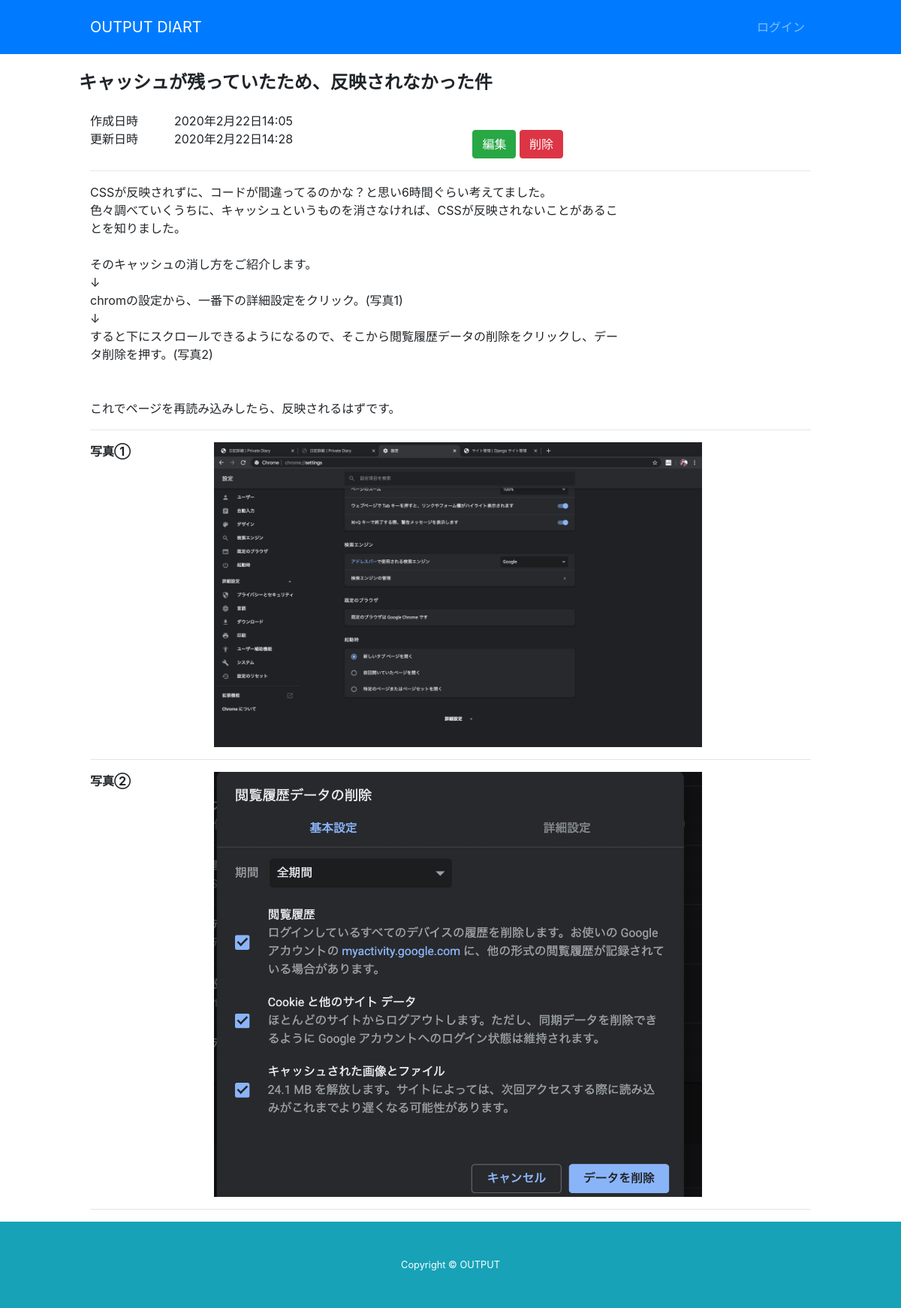
Page /diary-detail/18/ on the committed database.
### journal/models.py (models this page shows, shortened)
class Journal(models.Model):
    user = models.ForeignKey(CustomUser, verbose_name='ユーザー', on_delete=models.PROTECT)
    title = models.CharField(verbose_name='タイトル', max_length=40)
    content = models.TextField(verbose_name='本文', blank=True, null=True)
    photo1 = models.ImageField(verbose_name='写真1', blank=True, null=True)
    photo2 = models.ImageField(verbose_name='写真2', blank=True, null=True)
    photo3 = models.ImageField(verbose_name='写真3', blank=True, null=True)
    created_at = models.DateTimeField(verbose_name='作成日時', auto_now_add=True)
    updated_at = models.DateTimeField(verbose_name='更新日時', auto_now=True)
    class Meta:
        verbose_name_plural = 'Journal'

### journal/views.py (the view)
# urls.py: path('diary-detail/<int:pk>/', views.JournalDetailView.as_view(), name="diary_detail"),
class JournalDetailView(generic.DetailView):
    model = Journal
    template_name = 'diary_detail.html'

### journal/templates/diary_detail.html (shortened to what this page needs)
{% extends 'base.html' %}
{% load static %}
{% block contents %}
<div class="container">
    <div class="div-style w-100">
        <div class="row">
            <h4><strong>{{ object.title }}</strong></h4>
        </div>
        <div class="row">
            <div class="col-6">
                作成日時&emsp;&emsp;&emsp;{{ object.created_at }}
            </div>
        </div>
        <div class="row">
            <div class="col-md-4 col-md-offset-1">
                更新日時&emsp;&emsp;&emsp;{{ object.updated_at }}
            </div>
            <div class='col-md-4 col-md-offset-2 text-right'>
                <a class="btn btn-success " href="{% url 'journal:diary_update' object.pk %}">編集</a>
                <a class="btn btn-danger " href="{% url 'journal:diary_delete' object.pk %}">削除</a>
            </div>
        </div>
        <hr>
        <div class="row">
            <div class="col-9">
                {{ object.content|linebreaksbr }}
            </div>
        </div>
        <hr>
        <div class="row">
            <div class="col-2">
                {% if object.photo1 %}
                <strong>写真①</strong>
            </div>
            <div class="col-3">
                    <img src="{{ object.photo1.url }}" width="650" height="auto"/>
                {% endif %}
            </div>
        </div>
        <hr>
        <div class="row">
            <div class="col-2">
                {% if object.photo2 %}
                <strong>写真②</strong>
            </div>
            <div class="col-3">
                    <img src="{{ object.photo2.url }}" width="650" height="auto"/>
                {% endif %}
            </div>
        </div>
        <hr>
    </div>
</div>
{% endblock %}

### journal/templates/base.html (shortened to what this page needs)
{% load static %}
<html lang="ja">
  <head>
    <link href="{% static 'vendor/bootstrap/css/bootstrap.min.css' %}" rel="stylesheet">
    <link rel="stylesheet" href="{% static 'css/journal_list.css' %}">
  </head>
  <body>
	<div id="wrapper">
        <nav class="navbar navbar-expand-lg navbar-dark bg-primary fixed-top">
          <div class="container">
            <a class="navbar-brand" href="{% url 'journal:diary_list' %}">OUTPUT DIART</a>
            <ul class="navbar-nav ml-auto">
              {% if user.is_authenticated %}
                <li class="nav-item">
                    <a class="nav-link" href="{% url 'account_logout' %}">ログアウト</a>
                </li>
              {% else %}
                <li class="nav-item {% block active_login %}{% endblock %}">
                    <a class="nav-link" href="{% url 'account_login' %}">ログイン</a>
                </li>
              {% endif %}
            </ul>
          </div>
        </nav>
        {% block contents%}{% endblock %}
        <footer class="py-5 bg-info">
          <div class="container">
            <p class="m-0 text-center text-white small">Copyright &copy; OUTPUT</p>
          </div>
        </footer>
  	</div>
  </body>
</html>

### static/css/journal_list.css (style rules this page uses)
body, #wrapper { display: flex; flex-direction: column; min-height: 100vh; }
footer { margin-top: auto; }
.div-style { margin-top: 6rem; }
li { margin: 0.5em 0; }
.container { padding: 0 8px; }
@media (min-width: 1024px) { .container { padding: 0 32px; box-sizing: border-box; width: 1024px; margin: 0 auto; } }

### rows in the picture
Journal: title "キャッシュが残っていたため、反映されなかった件", created_at "2020年2月22日14:05", updated_at "2020年2月22日14:28", content "CSSが反映されずに、コードが間違ってるのかな？と思い6時間ぐらい考えてました。 色々調べていくうちに、キャッシュというものを消さなければ、CSSが反映されないことがあることを知りました。 そのキャッシュの消し方をご紹介します。 ↓ chromの設定から、一番下の詳細設定をクリック。(写真1) ↓ すると下にスクロールできるようになるので、そこから閲覧履歴データの削除をクリックし、データ削除を押す。(写真2) これでページを再読み込みしたら、反映されるはずです。", photo1 (picture), photo2 (picture)
